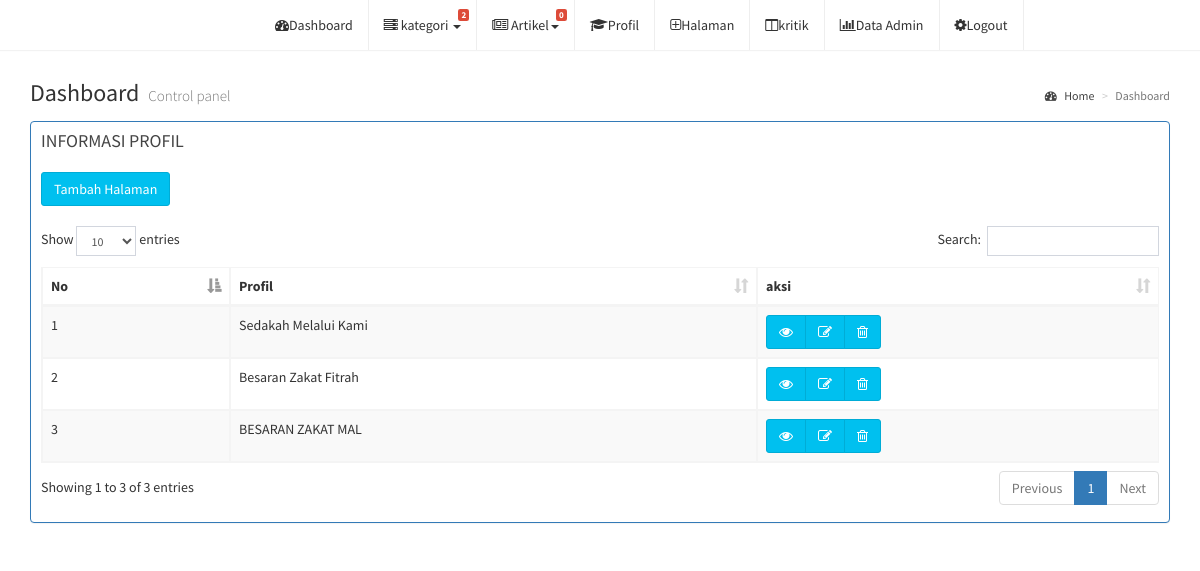
The app's page /jsx/index.php?aksi=halaman (signed in) with its own data.
### tables this page shows
CREATE TABLE `profil` (
  `id_profil` int(11) NOT NULL,
  `tahun` varchar(50) NOT NULL,
  `nama` varchar(50) NOT NULL,
  `alias` text NOT NULL,
  `alamat` text NOT NULL,
  `isi` text NOT NULL,
  `peta` text NOT NULL,
  `status_profil` varchar(25) NOT NULL
);

### jsx/tengah.php (the view, shortened to what this page needs)
<?php
if($aksi=='home'){
echo"
 <div class='row'>
                   <div class='col-lg-12'>
			<div class='panel panel-default'>
                            <div class='panel-heading'>
                           Sambutan
                            </div>
                            <div class='panel-body'>
				<p>Selamat Datang Di halaman Admin, Silahkan Pilih menu untuk pengaturan data yang di butuhkan guna mendapatkan hasil yang maksimal sesuai keinginan.</p>
                            </div>
			</div>
                   </div>
</div>
<div class='row'>
                    <div class='col-xs-12'>
              <div class='panel panel-primary'>
			    <div class='box-header'>
				   <h3 class='box-title'>INFORMASI</h3>
                </div>
                <div class='box-header'>
				</div>
     <div class='box-body'>
                  <a href='index.php?aksi=profil' class='btn btn-app'>
                    <span class='badge bg-yellow'>3</span>
                    <i class='fa fa-bullhorn fa-5x'></i> Profil
                  </a>
				     <a href='index.php?aksi=kategori' class='btn btn-app'>
                    <span class='badge bg-red'>$agt</span>
                    <i class='fa fa-heart-o fa-5x'></i> kategori
                  </a>
                  <a href='index.php?aksi=artikel' class='btn btn-app'>
                    <span class='badge bg-green'>$kk</span>
                    <i class='fa fa-barcode fa-5x'></i>Data artikel
                  </a>
                  <a href='index.php?aksi=admin' class='btn btn-app'>
                    <span class='badge bg-purple'>1</span>
                    <i class='fa fa-users fa-5x'></i> admin
                  </a>
            </div>
			</div>
 </div>
			</div>
";
}
elseif($aksi=='kategori'){
                                echo"</table>
                            </div>
                        </div>
				 </div>
                                <div class='tab-pane fade' id='profile-pills'>
                                    <h4>Input Kategori</h4>
<form id='form1' method='post' enctype='multipart/form-data' action='master/kategori.php?act=inputkategori'>
         <div class='form-grup'>
        <label>Nama </label>
        <input type='text' class='form-control'  name='kat'/><br>
		<label>Gambar</label>
        <input type='file' class='smallInput' size='50'name='gambar'/><br>
                                            <button type='button' class='btn btn-default' data-dismiss='modal'>Close</button>
                                            <button type='submit' class='btn btn-primary'>Save </button>
                                        </div>
    </form>
				</div></div>
                            </div>
                        </div>
                    </div>
";}
elseif($aksi=='halaman'){
echo"
	<div class='row'>
	 <div class='col-xs-12'>
              <div class='panel panel-primary'>
			    <div class='box-header'>
				   <h3 class='box-title'>INFORMASI PROFIL</h3>
                </div>
                <div class='box-header'>
                <a href='index.php?aksi=inputprofil' title='Edit' class='btn btn-info'>Tambah Halaman</a>
				</div>
                             <div class='box-body'>
		<div class='table-responsive'>
	 <table id='example1' class='table table-bordered table-striped'>
	 <thead>
	 <tr>
                                            <th>No</th>
                                            <th>Profil</th>
                                            <th>aksi</th>
                                        </tr>
                                    </thead>
				   <tbody> ";
				$tebaru=mysqli_query($koneksi, " SELECT * FROM profil WHERE status_profil = 'hal' ORDER BY id_profil DESC ");
while ($t=mysqli_fetch_array($tebaru)){
$no++;
                                    echo"
                                        <tr>
                                            <td>$no</td>
                                            <td>$t[nama]</td>
                                            <td><div class='btn-group' role='group' aria-label='Basic example'>
                                            <a href='index.php?aksi=viewprofil&id_p=$t[id_profil]' class='btn btn-info'><i class='fa fa-eye'></i></a>
                                            <a href='index.php?aksi=edithalaman&id_p=$t[id_profil]' class='btn btn-info'><i class='fa fa-edit'></i></a>
                                            <a href='master/profil.php?act=hapuspro&id_p=$t[id_profil]' class='btn btn-info'><i class='fa fa-trash-o'></i></a>
                                          </div>
                                            </td>
                                       </tr>
                                    ";
}
                                echo"</tbody></table>
                            </div>
                        </div>
                    </div>
                </div>
            </div>
	 </div>
	  </div>
	";
}
?>

### records on screen
profil: nama "Sedakah Melalui Kami"
profil: nama "Besaran Zakat Fitrah"
profil: nama "BESARAN ZAKAT MAL"

### other values on screen
$agt "2"
$kk "0"
